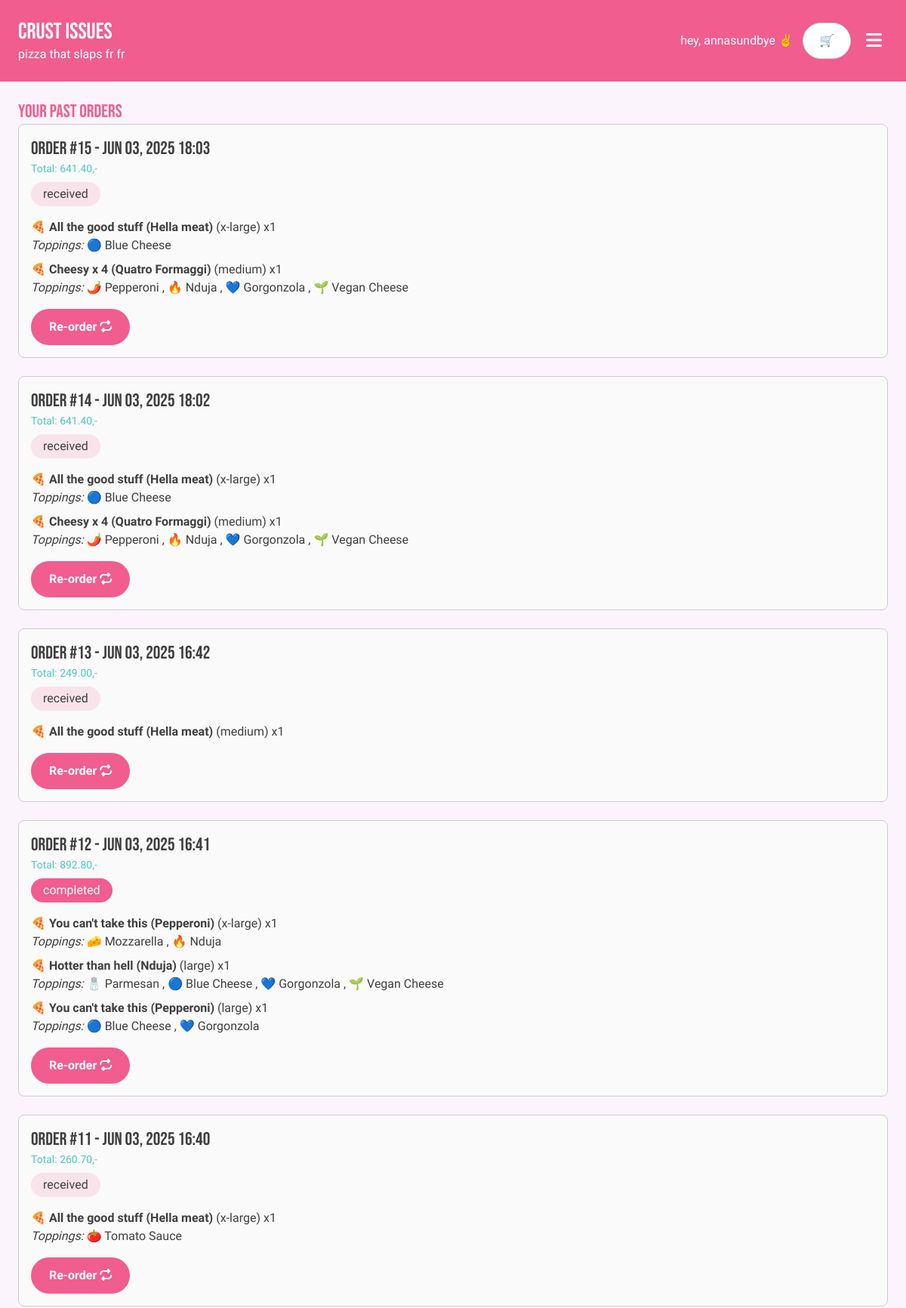
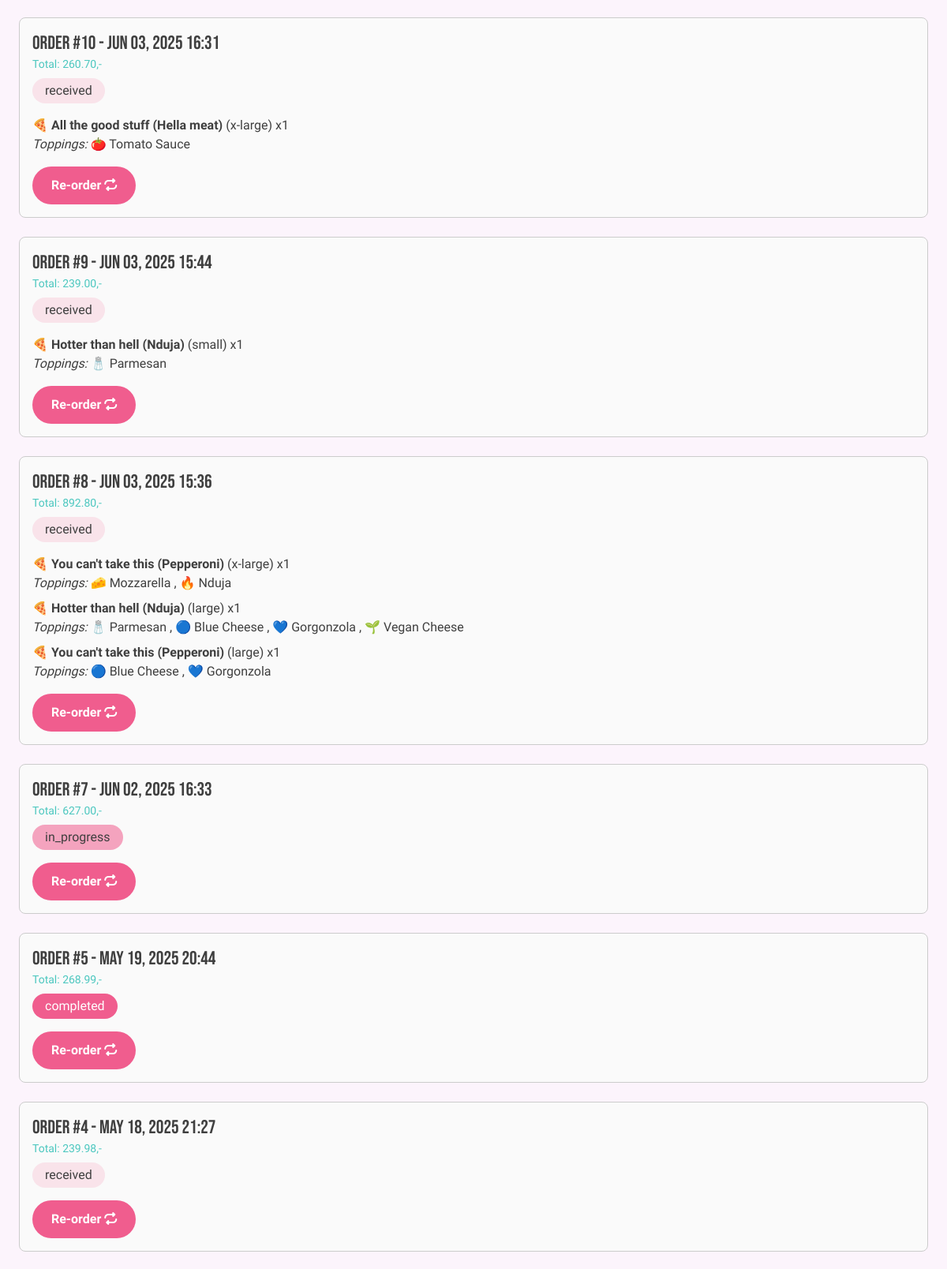
The page /order/history (signed in, upper part) on the database its author committed (2 pictures, top to bottom).
### application/models.py (models this page shows, shortened)
class Order(models.Model):
    user = models.ForeignKey(User, on_delete=models.CASCADE)
    created_at = models.DateTimeField(auto_now_add=True)
    total_price = models.DecimalField(max_digits=8, decimal_places=2)
    class Status(models.TextChoices):
        RECEIVED = "received", "Received"
        IN_PROGRESS = "in_progress", "In progress"
        COMPLETED = "completed", "Completed"
    status = models.CharField(max_length=20, choices=Status.choices, default=Status.RECEIVED, db_index=True)
    def __str__(self):
        return f"Order {self.id} by {self.user.username}"

class OrderItem(models.Model):
    order = models.ForeignKey(Order, related_name='orderitems', on_delete=models.CASCADE)
    pizza = models.ForeignKey(PizzaPrice, null=True, blank=True, on_delete=models.CASCADE)
    drink = models.ForeignKey(Drink, null=True, blank=True, on_delete=models.CASCADE)
    toppings = models.ManyToManyField(Topping, blank=True)
    quantity = models.PositiveIntegerField(default=1)
    def __str__(self):
        return f"OrderItem ({self.pizza or self.drink}) x{self.quantity}"

class PizzaPrice(models.Model):
    pizza = models.ForeignKey(Pizza, on_delete=models.CASCADE)
    size = models.ForeignKey(Size, on_delete=models.CASCADE)
    price = models.DecimalField(max_digits=6, decimal_places=2)
    class Meta:
        unique_together = ('pizza', 'size')
    def __str__(self):
        return f"{self.pizza.name} - {self.size.name}"

class Pizza(models.Model):
    name = models.CharField(max_length=100)
    base_price = models.DecimalField(max_digits=6, decimal_places=2)
    toppings = models.ManyToManyField(Topping, blank=True)
    icon = models.CharField(max_length=255)
    description = models.CharField(max_length=100)
    available = models.BooleanField(default=True, db_index=True)

class Size(models.Model):
    name = models.CharField(max_length=10)
    multiplier = models.DecimalField(max_digits=6, decimal_places=2, default=1.0)
    description = models.CharField(max_length=50, default="")
    def __str__(self):
        return self.name

class Topping(models.Model):
    name = models.CharField(max_length=50)
    icon = models.CharField(max_length=50, default="")
    base_price = models.DecimalField(max_digits=6, decimal_places=2, default=15.00)

### application/views.py (the view)
# urls.py: path("order/history", views.past_orders, name="past_orders"),
def past_orders(request):
   if not request.user.is_authenticated:
      return redirect("/login")
   orders = (
      Order.objects.filter(user=request.user)
      .prefetch_related("orderitems__pizza", "orderitems__drink", "orderitems__toppings")
      .order_by("-created_at")
   )
   for order in orders:
      print(order, "has", order.orderitems.all())
   return render(request, "past-orders.html", {"orders": orders})

### application/templates/past-orders.html (shortened to what this page needs)
{% extends "layout.html" %} {% block content %}
<div class="page">
  <h1 class="text-pink text-2xl">Your Past Orders</h1>
  {% if orders %} {% for order in orders %}
  <div class="order-card space-y-4">
    <div class="space-y-2">
      <div>
        <h2 class="text-2xl">
          Order #{{ order.id }} - {{ order.created_at|date:"M d, Y H:i" }}
        </h2>
        <p class="text-sm text-turqoise">Total: {{ order.total_price }},-</p>
      </div>
      <div class="status-{{order.status}} px-4 py-1 w-fit rounded-full">
        {{order.status}}
      </div>
    </div>
    <ul class="space-y-2">
      {% for item in order.orderitems.all %}
      <li class="order-item">
        {% if item.pizza %} 🍕 <strong>{{ item.pizza.pizza.name }}</strong>
        ({{ item.pizza.size }}) x{{ item.quantity }} {%if item.toppings.all%}
        <br />
        <em>Toppings:</em>
        {%for topping in item.toppings.all%}
        {{ topping.icon }} {{topping.name}}
        {% if not forloop.last %}, {% endif %} {% endfor %} {% endif %}
        {% elif item.drink %} 🥤 <strong>{{ item.drink.name }}</strong>
        x{{ item.quantity }} {% endif %}
      </li>
      {% endfor %}
    </ul>
    <form method="post" action="/order/{{ order.id }}/re-order/">
      <button type="submit" title="Reorder" class="cta cta-primary">
        Re-order <i class="fa-solid fa-repeat"></i>
      </button>
    </form>
  </div>
  {% endfor %} {% else %}
  <p>You have no past orders yet.</p>
  {% endif %}
</div>
{% endblock %}

### application/templates/layout.html (shortened to what this page needs)
<!DOCTYPE html>
<html lang="en">
  <head>
    {% load static %}
    <link rel="stylesheet" href="{% static 'css/styles.css' %}" />
    <script src="https://cdn.jsdelivr.net/npm/@tailwindcss/browser@4"></script>
    <link
      href="{% static 'fontawesomefree/css/fontawesome.css' %}"
      rel="stylesheet"
      type="text/css"
    />
    <link
      href="{% static 'fontawesomefree/css/solid.css' %}"
      rel="stylesheet"
      type="text/css"
    />
    <link
      href="{% static 'fontawesomefree/css/brands.css' %}"
      rel="stylesheet"
      type="text/css"
    />
  </head>
  <body>
    {% include "components/header.html" %}
    <main class="min-h-screen pb-12">{% block content %} {% endblock %}</main>
  </body>
</html>

### application/templates/components/header.html
<header class="header">
  <a href="{% url 'application:home' %}" class="bebas-neue text-white">
    <h1 class="text-3xl">Crust Issues</h1>
    <p>pizza that slaps fr fr</p>
  </a>
  <nav class="row">
    {% if user.is_authenticated %}
    <a href="{% url 'application:profile' %}" class="text-white">
      hey, {{ user.username }} ✌️
    </a>
    {% else %}
    <a href="{% url 'application:login' %}" class="text-white"
      >sign in bestie</a
    >
    {% endif %}
    <a
      class="rounded-full w-16 h-12 bg-white border border-gray-300 center hover:bg-[var(--color-turqoise)] group transition-colors duration-300"
      href="{% url 'application:cart' %}"
    >
      <span class="group-hover:animate-spin">🛒</span>
    </a>
    {% include "components/dropdown-menu.html" %}
  </nav>
</header>

### application/templates/components/dropdown-menu.html (shortened to what this page needs)
<div class="relative inline-block text-left">
  <button id="hamburger-button" class="text-2xl p-2 rounded">
    <i class="fa-solid fa-bars text-white"></i>
  </button>
</div>

### application/static/css/styles.css (style rules this page uses)
* { font-family: "Quicksand", sans-serif; }
:root { --color-purple: rgb(252, 244, 252); --color-dark-purple: rgb(255, 224, 255); --color-pink: rgb(240, 93, 142); --color-white: white; --color-turqoise: rgb(75, 199, 191); --color-light-turqoise: rgb(197, 248, 244); --color-yellow: rgb(255, 253, 195); --color-black: rgb(63, 63, 63); --spacing-small: 0.5rem; --spacing-medium: 0.75rem; --spacing-large: 1.5rem; --rounded: 35px; --rounded-full: 50%; color: var(--color-black); background-color: var(--color-purple); }
main { background-color: var(--color-purple); }
h1, h2 { font-family: "Bebas Neue", sans-serif; }
.bebas-neue { font-family: "Bebas Neue", sans-serif; }
.header { position: sticky; top: 0; z-index: 999; background-color: var(--color-pink); display: flex; justify-content: space-between; align-items: center; padding: var(--spacing-large); }
.page { padding: var(--spacing-medium); min-height: 100vh; }
button { cursor: pointer; }
.cta { padding: var(--spacing-medium) var(--spacing-large); font-weight: 900; text-align: center; border-radius: var(--rounded); transition: all 0.2s ease-in-out; }
.cta-primary { background-color: var(--color-pink); color: var(--color-white); }
.row { display: flex; gap: var(--spacing-medium); align-items: center; }
.center { display: flex; align-items: center; justify-content: center; }
.page { padding: var(--spacing-large); }
.order-card { border: 1px solid #ccc; padding: 1rem; margin-bottom: 1.5rem; border-radius: 8px; background-color: #fafafa; }
.status-received { background-color: rgb(240, 93, 142, 0.15); color: var(--color-black); }
.status-in_progress { background-color: rgb(240, 93, 142, 0.55); color: var(--color-black); }
.status-completed { background-color: rgb(240, 93, 142); color: var(--color-white); }
.text-turqoise { color: var(--color-turqoise); }
.text-pink { color: var(--color-pink); }

### rows shown on the page
Order: id "15", created_at "Jun 03, 2025 18:03", total_price "641.40", status "received"
OrderItem: pizza.pizza.name "All the good stuff (Hella meat)", pizza.size "x-large", quantity "1"
Topping: icon "🔵", name "Blue Cheese"
OrderItem: pizza.pizza.name "Cheesy x 4 (Quatro Formaggi)", pizza.size "medium", quantity "1"
Topping: icon "🌶️", name "Pepperoni"
Topping: icon "🔥", name "Nduja"
Topping: icon "💙", name "Gorgonzola"
Topping: icon "🌱", name "Vegan Cheese"
Order: id "14", created_at "Jun 03, 2025 18:02", total_price "641.40", status "received"
OrderItem: pizza.pizza.name "All the good stuff (Hella meat)", pizza.size "x-large", quantity "1"
OrderItem: pizza.pizza.name "Cheesy x 4 (Quatro Formaggi)", pizza.size "medium", quantity "1"
Order: id "13", created_at "Jun 03, 2025 16:42", total_price "249.00", status "received"
OrderItem: pizza.pizza.name "All the good stuff (Hella meat)", pizza.size "medium", quantity "1"
Order: id "12", created_at "Jun 03, 2025 16:41", total_price "892.80", status "completed"
OrderItem: pizza.pizza.name "You can't take this (Pepperoni)", pizza.size "x-large", quantity "1"
Topping: icon "🧀", name "Mozzarella"
OrderItem: pizza.pizza.name "Hotter than hell (Nduja)", pizza.size "large", quantity "1"
Topping: icon "🧂", name "Parmesan"
OrderItem: pizza.pizza.name "You can't take this (Pepperoni)", pizza.size "large", quantity "1"
Order: id "11", created_at "Jun 03, 2025 16:40", total_price "260.70", status "received"
OrderItem: pizza.pizza.name "All the good stuff (Hella meat)", pizza.size "x-large", quantity "1"
Topping: icon "🍅", name "Tomato Sauce"
Order: id "10", created_at "Jun 03, 2025 16:31", total_price "260.70", status "received"
OrderItem: pizza.pizza.name "All the good stuff (Hella meat)", pizza.size "x-large", quantity "1"
Order: id "9", created_at "Jun 03, 2025 15:44", total_price "239.00", status "received"
OrderItem: pizza.pizza.name "Hotter than hell (Nduja)", pizza.size "small", quantity "1"
Order: id "8", created_at "Jun 03, 2025 15:36", total_price "892.80", status "received"
OrderItem: pizza.pizza.name "You can't take this (Pepperoni)", pizza.size "x-large", quantity "1"
OrderItem: pizza.pizza.name "Hotter than hell (Nduja)", pizza.size "large", quantity "1"
OrderItem: pizza.pizza.name "You can't take this (Pepperoni)", pizza.size "large", quantity "1"
Order: id "7", created_at "Jun 02, 2025 16:33", total_price "627.00", status "in_progress"
Order: id "5", created_at "May 19, 2025 20:44", total_price "268.99", status "completed"
Order: id "4", created_at "May 18, 2025 21:27", total_price "239.98", status "received"

### other values the page prints
{{ user.username }} "annasundbye"
